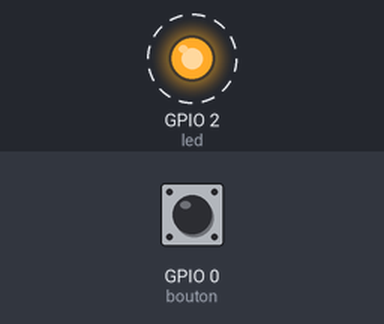
Simulated run of this program. Board: ESP32 board running MicroPython. Shown: output pins drawn as LEDs (lit = HIGH). Dashed ring = blinking. The inputs (shaded band) are chosen by the test bench; at power-on: GPIO 0 (bouton) HIGH. Threads take turns every 2 ms; what the program prints to the serial console is not drawn.

Above: at 1.2 s.
1.3 s: GPIO 0 (bouton) pulled LOW for 0.15 s
Timing chart, 0 to 10.3 s (numbered marks = the images above; inputs shaded):
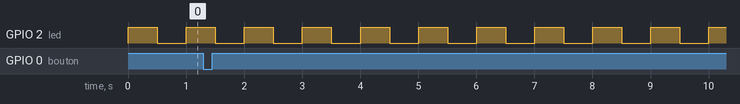

The program:

exemple1_deux_leds.py
```python
# Threading — Exemple 1 : Deux LEDs à des rythmes différents
# Fablab Ardèche — ESP32 dual core
# -----------------------------------------------------------------------
# L'ESP32 a DEUX cœurs de processeur. Avec le module _thread,
# on peut lancer deux tâches en parallèle, chacune sur un cœur.
#
# Ici : la LED intégrée (GPIO2) clignote toutes les 0,5 s
#        en même temps qu'une autre tâche tourne sur l'autre cœur.
#
# Sans threading, une seule boucle while True peut tourner à la fois.
# Avec threading, on en lance DEUX qui tournent en parallèle.
#
# Rien à brancher — LED intégrée GPIO 2 + bouton BOOT GPIO 0.
# -----------------------------------------------------------------------

from machine import Pin
from time import sleep
import _thread                     # module de threading MicroPython

led = Pin(2, Pin.OUT)
bouton = Pin(0, Pin.IN, Pin.PULL_UP)

# --- Tâche 1 : clignotement en arrière-plan (sur le 2e cœur) ---
def clignoter():
    """Fait clignoter la LED à 1 Hz, indéfiniment."""
    while True:
        led.value(not led.value())   # inverse l'état de la LED
        sleep(0.5)

# --- Lancer le thread (démarre sur le 2e cœur) ---
_thread.start_new_thread(clignoter, ())

print("La LED clignote en arrière-plan.")
print("Pendant ce temps, le cœur principal est libre.")
print()

# --- Tâche principale : compter les appuis sur le bouton BOOT ---
compteur = 0
while True:
    if bouton.value() == 0:          # bouton appuyé
        compteur += 1
        print(f"Appui n°{compteur}")
        sleep(0.3)                   # anti-rebond
        while bouton.value() == 0:   # attendre le relâchement
            pass

# -----------------------------------------------------------------------
# CE QUI SE PASSE :
#   Cœur 0 (principal) : compte les appuis sur le bouton BOOT
#   Cœur 1 (thread)    : fait clignoter la LED en permanence
#
#   Les deux tournent en MÊME TEMPS. La LED clignote même pendant
#   qu'on compte les appuis — impossible sans threading.
#
# À RETENIR :
#   _thread.start_new_thread(fonction, ())   # lance une fonction sur le 2e cœur
#   La fonction ne doit JAMAIS se terminer (boucle infinie)
#   Pas de return, pas de fin — sinon le thread meurt
# -----------------------------------------------------------------------
```

Measured:
- by itself, GPIO 2 (led): alternates HIGH for 0.50 s and LOW for 0.50 s
